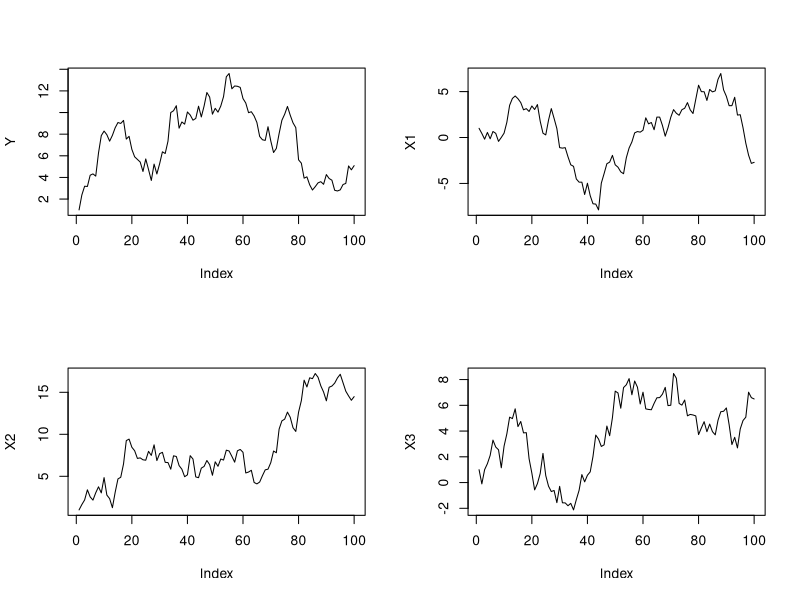
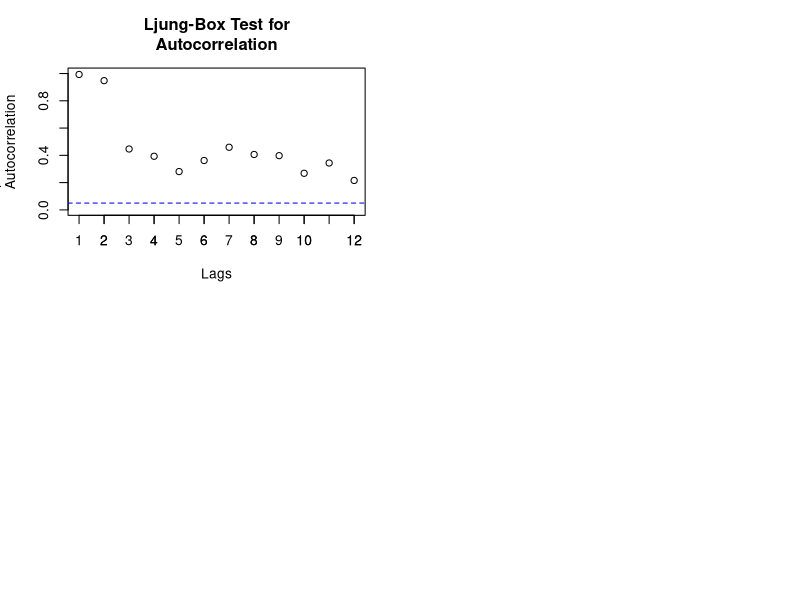

Reproduce these figures in R, in order.
## ---- chunk 1
set.seed(2113)
n = 100
e = replicate(4, {
rnorm(100, 0, 1)
})
e1 = e[, 1]
e2 = e[, 2]
e3 = e[, 3]
e4 = e[, 4]
Y = c(1)
X1 = c(1)
X2 = c(1)
X3 = c(1)
t = 1:n
for (t in 2:n) {
Y[t] <- Y[t - 1] + e1[t]
X1[t] <- X1[t - 1] + e2[t]
X2[t] <- X2[t - 1] + e3[t]
X3[t] <- X3[t - 1] + e4[t]
}
## ---- chunk 2
par(mfrow = c(2, 2))
plot(Y, t = "l")
plot(X1, t = "l")
plot(X2, t = "l")
plot(X3, t = "l")

## ---- chunk 3
library(dynlm)
summary(dynlm(Y ~ X1 + X2 + X3))
## ---- chunk 4
summary(dynlm(Y ~ L(Y, 1) + X1 + X2 + X3))
## ---- chunk 5
set.seed(2113)
n=80
e= replicate(4, {rnorm(100,0,1)} )
e1=e[,1]; e2=e[,2]
mu=0.5
Y=c(1); X=c(1);
t=1:n
for (t in 2:n) {
Y[t] <- mu + Y[t-1] + e1[t]
X[t] <- mu + X[t-1] + e2[t]
}


## ---- chunk 6
summary(dynlm(Y ~ X))
## ---- chunk 7
summary(dynlm(Y ~ X + L(Y,1)))
## ---- chunk 8
n = 100
set.seed(2113)
e = replicate(4, {
rnorm(100, 0, 1)
})
e1 = e[, 1]
e2 = e[, 2]
Y = c(1)
X = c(1)
t = 1:n
for (t in 2:n) {
X[t] <- X[t - 1] + e1[t]
Y[t] <- 0.8 * X[t] + e2[t]
}
## ---- chunk 9
PP.test(Y)
PP.test(X)

## ---- chunk 10
PP.test(diff(Y))
PP.test(diff(X))
## ---- chunk 11
model <- lm(Y ~ X)
error = residuals(model)

## ---- chunk 12
arpdiag <- function(series, lags) {
x <- mat.or.vec(lags, 1)
y <- mat.or.vec(lags, 1)
y <- y + 0.05
for (i in 1:lags) {
x[i] <- Box.test(series, lag = i, type = "Ljung-Box")$p.value
}
plot(x, xlab = "Lags", ylab = "p-value H0: no
Autocorrelation", type = "p",
main = "Ljung-Box Test for
Autocorrelation", ylim = c(0, 1))
axis(1, 1:lags)
abline(0.05, 0, lty = 2, col = "blue")
}
## ---- chunk 13
library(urca)
model1<-ur.df(error,lags=0,type='none')
res<- model1@testreg$residuals
arpdiag(res, 12)

## ---- chunk 14
model1<-ur.df(error,lags=0,type='none')
model1@testreg

## ---- chunk 15
Y = ts(Y)
X = ts(X)
summary(dynlm(diff(Y) ~ L(diff(Y), 1) + L(diff(X), 1) + diff(X) + L(Y,
1) + L(X, 1)))
## ---- chunk 16
dynlm(diff(Y)~diff(X) + L(Y,1) + L(X,1))
## ---- chunk 17
Y = ts(Y)
X = ts(X)
model = dynlm(Y ~ X)
model 

error = residuals(model)
## ---- chunk 18
ecm= dynlm(diff(Y)~diff(X) + L(error,1))
summary(ecm)
